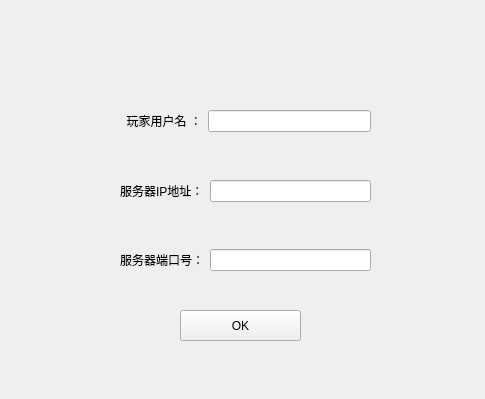
<?xml version="1.0" encoding="UTF-8"?>
<ui version="4.0">
 <class>LoginServer</class>
 <widget class="QWidget" name="LoginServer">
  <property name="geometry">
   <rect>
    <x>0</x>
    <y>0</y>
    <width>485</width>
    <height>399</height>
   </rect>
  </property>
  <property name="windowTitle">
   <string>Form</string>
  </property>
  <widget class="QPushButton" name="btn_join">
   <property name="geometry">
    <rect>
     <x>180</x>
     <y>310</y>
     <width>121</width>
     <height>31</height>
    </rect>
   </property>
   <property name="text">
    <string>OK</string>
   </property>
  </widget>
  <widget class="QWidget" name="verticalLayoutWidget">
   <property name="geometry">
    <rect>
     <x>120</x>
     <y>110</y>
     <width>251</width>
     <height>161</height>
    </rect>
   </property>
   <layout class="QVBoxLayout" name="verticalLayout">
    <item>
     <layout class="QHBoxLayout" name="horizontalLayout">
      <item>
       <widget class="QLabel" name="label">
        <property name="text">
         <string>  玩家用户名 ：</string>
        </property>
       </widget>
      </item>
      <item>
       <widget class="QLineEdit" name="edit_username"/>
      </item>
     </layout>
    </item>
    <item>
     <spacer name="verticalSpacer">
      <property name="orientation">
       <enum>Qt::Vertical</enum>
      </property>
      <property name="sizeHint" stdset="0">
       <size>
        <width>20</width>
        <height>40</height>
       </size>
      </property>
     </spacer>
    </item>
    <item>
     <layout class="QHBoxLayout" name="horizontalLayout_2">
      <item>
       <widget class="QLabel" name="label_2">
        <property name="text">
         <string>服务器IP地址：</string>
        </property>
       </widget>
      </item>
      <item>
       <widget class="QLineEdit" name="edit_ipadds"/>
      </item>
     </layout>
    </item>
    <item>
     <spacer name="verticalSpacer_2">
      <property name="orientation">
       <enum>Qt::Vertical</enum>
      </property>
      <property name="sizeHint" stdset="0">
       <size>
        <width>20</width>
        <height>40</height>
       </size>
      </property>
     </spacer>
    </item>
    <item>
     <layout class="QHBoxLayout" name="horizontalLayout_5">
      <item>
       <widget class="QLabel" name="label_5">
        <property name="text">
         <string>服务器端口号：</string>
        </property>
       </widget>
      </item>
      <item>
       <widget class="QLineEdit" name="edit_port"/>
      </item>
     </layout>
    </item>
   </layout>
  </widget>
 </widget>
 <resources/>
 <connections/>
</ui>
